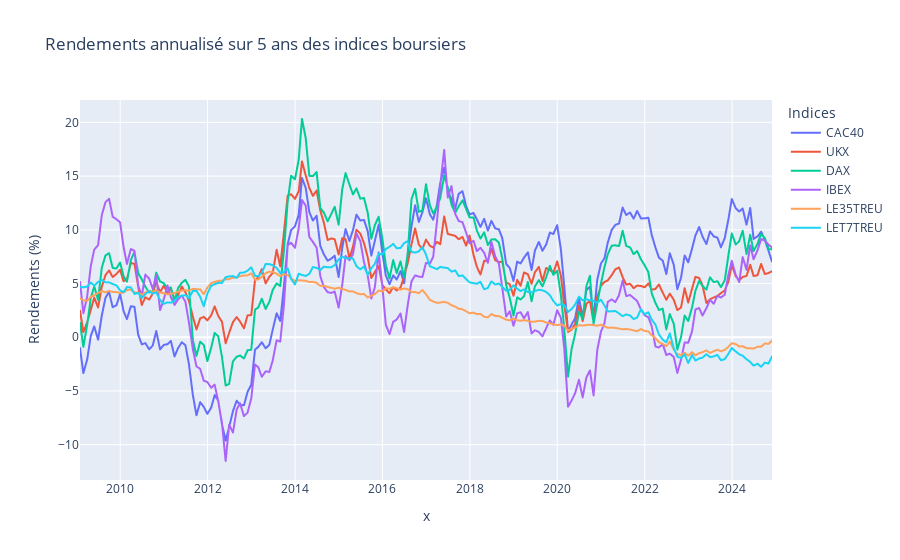

The notebook cell this image was saved under:
### Code cell
fig = px.line(returns_5yr.dropna(), x=returns_5yr.dropna().index, y=indexes,
              title="Rendements annualisé sur 5 ans des indices boursiers",
              labels={"value": "Rendements (%)", "variable": "Indices", "Date": "Date"})

# Afficher le graphique
fig.show()

### Figure 1 — Plotly figure (JSON) as saved in the notebook; plotly's stock layout.template omitted (floating-point values rounded to 4 significant figures; data arrays with more than 128 entries replaced by an {"elided": "..."} marker saying what was removed)
{"data": [{"hovertemplate": "Indices=CAC40<br>x=%{x}<br>Rendements (%)=%{y}<extra></extra>", "legendgroup": "CAC40", "line": {"color": "#636efa", "dash": "solid"}, "marker": {"symbol": "circle"}, "mode": "lines", "name": "CAC40", "showlegend": true, "type": "scattergl", "x": {"elided": "191 str values"}, "xaxis": "x", "y": {"elided": "191 float values"}, "yaxis": "y"}, {"hovertemplate": "Indices=UKX<br>x=%{x}<br>Rendements (%)=%{y}<extra></extra>", "legendgroup": "UKX", "line": {"color": "#EF553B", "dash": "solid"}, "marker": {"symbol": "circle"}, "mode": "lines", "name": "UKX", "showlegend": true, "type": "scattergl", "x": {"elided": "191 str values"}, "xaxis": "x", "y": {"elided": "191 float values"}, "yaxis": "y"}, {"hovertemplate": "Indices=DAX<br>x=%{x}<br>Rendements (%)=%{y}<extra></extra>", "legendgroup": "DAX", "line": {"color": "#00cc96", "dash": "solid"}, "marker": {"symbol": "circle"}, "mode": "lines", "name": "DAX", "showlegend": true, "type": "scattergl", "x": {"elided": "191 str values"}, "xaxis": "x", "y": {"elided": "191 float values"}, "yaxis": "y"}, {"hovertemplate": "Indices=IBEX<br>x=%{x}<br>Rendements (%)=%{y}<extra></extra>", "legendgroup": "IBEX", "line": {"color": "#ab63fa", "dash": "solid"}, "marker": {"symbol": "circle"}, "mode": "lines", "name": "IBEX", "showlegend": true, "type": "scattergl", "x": {"elided": "191 str values"}, "xaxis": "x", "y": {"elided": "191 float values"}, "yaxis": "y"}, {"hovertemplate": "Indices=LE35TREU<br>x=%{x}<br>Rendements (%)=%{y}<extra></extra>", "legendgroup": "LE35TREU", "line": {"color": "#FFA15A", "dash": "solid"}, "marker": {"symbol": "circle"}, "mode": "lines", "name": "LE35TREU", "showlegend": true, "type": "scattergl", "x": {"elided": "191 str values"}, "xaxis": "x", "y": {"elided": "191 float values"}, "yaxis": "y"}, {"hovertemplate": "Indices=LET7TREU<br>x=%{x}<br>Rendements (%)=%{y}<extra></extra>", "legendgroup": "LET7TREU", "line": {"color": "#19d3f3", "dash": "solid"}, "marker": {"symbol": "circle"}, "mode": "lines", "name": "LET7TREU", "showlegend": true, "type": "scattergl", "x": {"elided": "191 str values"}, "xaxis": "x", "y": {"elided": "191 float values"}, "yaxis": "y"}], "layout": {"legend": {"title": {"text": "Indices"}, "tracegroupgap": 0}, "title": {"text": "Rendements annualisé sur 5 ans des indices boursiers"}, "xaxis": {"anchor": "y", "domain": [0, 1], "title": {"text": "x"}}, "yaxis": {"anchor": "x", "domain": [0, 1], "title": {"text": "Rendements (%)"}}}}
